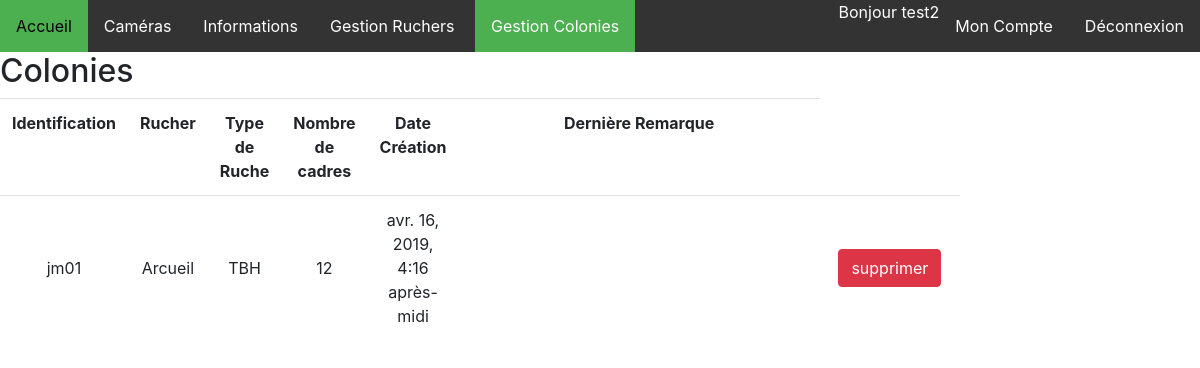
Page /supprimerColonies (signed in) on the earlier database version.
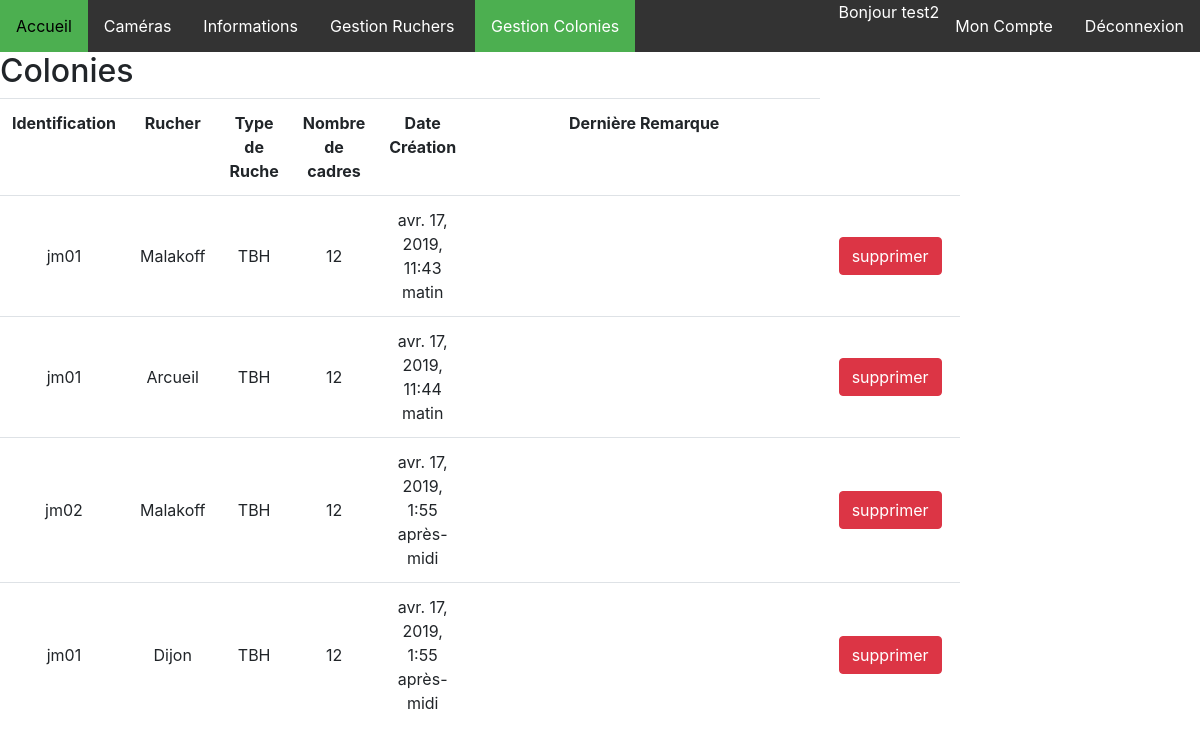
Same page on the later database version.
### ruches/models.py (models this page shows, shortened)
class Colonie(models.Model):
    nom = models.CharField(max_length=200)
    rucher = models.ForeignKey(Rucher, on_delete=models.CASCADE)
    type = models.ForeignKey(TypeRuche, on_delete=models.CASCADE)
    nombre_de_cadres = models.CharField(max_length=20)
    date = models.DateTimeField(default=datetime.datetime.now)
    remarque = models.CharField(max_length=1024, null=True)

class Rucher(models.Model):
    nom = models.CharField(max_length=200, unique=True)
    user = models.ForeignKey(User, on_delete=models.CASCADE, null=True)
    adresseP = models.CharField(max_length=200, default='')
    adresseS = models.CharField(max_length=200, null=True, default='')
    codePostal = models.CharField(max_length=5, default='')
    ville = models.CharField(max_length=200, default='')
    def __str__(self):
        return self.nom

class TypeRuche(models.Model):
    nom = models.CharField(max_length=200)
    def __str__(self):
        return self.nom

### ruches/views.py (the view)
# urls.py: path('supprimerColonies', views.supprimerColonies, name='supprimerColonies'),
def supprimerColonies(request):
    colonies = Colonie.objects.all()
    return render(request, 'Apiculteurs/supprimerColonies.html', {'colonies': colonies})

### templates/Apiculteurs/supprimerColonies.html (shortened to what this page needs)
{% load static %}
<!DOCTYPE html>
<html lang="fr">
<head>
    <link rel="stylesheet" type="text/css" href="{% static 'ProjetRuches/css/style.css' %}">
    <link rel="stylesheet" href="https://stackpath.bootstrapcdn.com/bootstrap/4.1.3/css/bootstrap.min.css"
>
</head>
<body>
<ul class="navbarMenu">
    <li class="liNavBar"><a href="home">Accueil</a></li>
    <li class="liNavBar"><a href="camerasUser">Caméras</a></li>
    <li class="liNavBar"><a href="informationsUser">Informations</a></li>
    {% if user.is_authenticated %}
    <li class="dropdown2">
        <a href="afficherRuchers" class="dropbtn">Gestion Ruchers</a>
    </li>
    <li class="dropdown2">
        <a href="afficherColonies" class="dropbtn active">Gestion Colonies</a>
    </li>
    <li class="right liNavBar"><a href="{% url 'logout' %}">Déconnexion</a></li>
    <li class="right liNavBar"><a href="/monCompte">Mon Compte</a></li>
    {% if user.is_superuser %}
    <li class="right liNavBar"><a href="showUsersAdmin">Administration</a></li>
    <li class="right liNavBar">Bonjour {{ user.username }} (superuser)</li>
    {% else %}
    <li class="right liNavBar">Bonjour {{ user.username }}</li>
    {% endif %}
    {% else %}
    <li class="right liNavBar"><a href="{% url 'login' %}">Connexion</a></li>
    <li class="right liNavBar"><a href="inscription">Inscription</a></li>
    {% endif %}
</ul>
<div>
    <h2>Colonies</h2>
    {% if user.is_authenticated %}
    <div class="table-responsive" style="padding-right: 20%">
        <table class="table table-hover" style="text-align: center">
            <tr>
                <th>Identification</th>
                <th>Rucher</th>
                <th>Type de Ruche</th>
                <th>Nombre de cadres</th>
                <th>Date Création</th>
                <th>Dernière Remarque</th>
            </tr>
            {% for colonie in colonies %}
            <tr>
                <td style="vertical-align: middle">{{ colonie.nom }}</td>
                <td style="vertical-align: middle">{{ colonie.rucher }}</td>
                <td style="vertical-align: middle">{{ colonie.type }}</td>
                <td style="vertical-align: middle">{{ colonie.nombre_de_cadres }}</td>
                <td style="vertical-align: middle">{{ colonie.date }}</td>
                <td style="vertical-align: middle; width: 550px">{{ colonie.remarque }}</td>
                <td style="vertical-align: middle; width: 150px">
                    <form id="formDel" method="post" onsubmit="return validateRucher(this,'{{rucher.nom}}')" style="display: inline-block"
                          action="#">
                        <button type="submit" class="btn btn-danger m-0">supprimer</button>
                    </form>
                </td>
            </tr>
            {% endfor %}
        </table>
    </div>
    {% else %}
    <p>You are not logged</p>
    {% endif %}
</div>
</body>
</html>

Differences in the rows shown:
removed Colonie: nom "jm01", rucher "Arcueil", type "TBH", nombre_de_cadres "12", date "avr. 16, 2019, 4:16 après-midi"
added Colonie: nom "jm01", rucher "Malakoff", type "TBH", nombre_de_cadres "12", date "avr. 17, 2019, 11:43 matin"
added Colonie: nom "jm01", rucher "Arcueil", type "TBH", nombre_de_cadres "12", date "avr. 17, 2019, 11:44 matin"
added Colonie: nom "jm02", rucher "Malakoff", type "TBH", nombre_de_cadres "12", date "avr. 17, 2019, 1:55 après-midi"
added Colonie: nom "jm01", rucher "Dijon", type "TBH", nombre_de_cadres "12", date "avr. 17, 2019, 1:55 après-midi"
